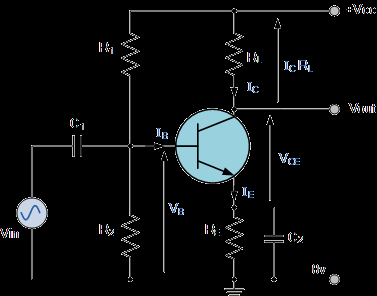
#> input picture random_images_for_test/3.webp, 377 x 296 px
$ python -i preprocess.py   (imports and definitions only)
#> lines starting #> are read from the running program, lines starting #| are printed output that depends on the picture; after the words box and inside, x2 and y2 are one past the last pixel; in counts of white or black regions, pixels touching at a corner belong together
#> further down, picture is the input picture: shape (296, 377, 3); mean B, G, R 15.8, 15.1, 13
"""
wire_tracer/preprocess.py — Dual-Path Image Binarization
=========================================================
Converts a BGR circuit image to a clean binary wire mask using a
dual-path strategy validated on hand-drawn circuit images:

    Path A — Adaptive Gaussian Threshold
        Handles non-uniform illumination (shadows, pencil fading).

    Path B — Canny Edge Detection
        Catches faint strokes the adaptive threshold may miss.

Both paths are OR-merged, then repaired with a morphological close
to seal pen-skip gaps.
"""
import logging
import cv2
import numpy as np

logger = logging.getLogger("wire_tracer")


def preprocess_image(
    image_bgr: np.ndarray,
    blur_ksize: int = 5,
    adaptive_block_size: int = 15,
    adaptive_c: int = 8,
    morph_close_ksize: int = 7,
    morph_close_iterations: int = 1,
    min_blob_area: int = 20,
    # Canny edge detection (Path B)
    canny_low: int = 50,
    canny_high: int = 150,
    canny_blur_ksize: int = 9,
) -> np.ndarray:
    """
    Convert a BGR circuit image to a clean binary wire mask.

    Dual-path binarization pipeline:
        1. Convert to grayscale
        2. PATH A: Adaptive Gaussian threshold (handles uneven lighting)
        3. PATH B: Canny edge detection (catches faint pen strokes)
        4. OR-merge both paths
        5. Morphological CLOSE (bridges small gaps in hand-drawn lines)
        6. Small blob removal

    Returns:
        binary: np.ndarray, shape (H, W), dtype uint8, values in {0, 255}
    """
#> called with blur_ksize = 5, adaptive_block_size = 15, adaptive_c = 8, morph_close_ksize = 7, morph_close_iterations = 1, min_blob_area = 20, canny_low = 50, canny_high = 150
    if not isinstance(image_bgr, np.ndarray):
        raise ValueError("Input image must be a numpy array.")

    if image_bgr.size == 0:
        raise ValueError("Input image is empty.")

    # Check if image is already grayscale
    if len(image_bgr.shape) == 3 and image_bgr.shape[2] == 3:
        gray = cv2.cvtColor(image_bgr, cv2.COLOR_BGR2GRAY)
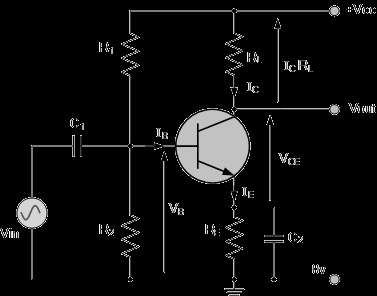
#> gray: shape (296, 377); min 0, max 254, mean 14.5
    elif len(image_bgr.shape) == 2:
        gray = image_bgr.copy()
    else:
        raise ValueError(f"Unsupported image shape: {image_bgr.shape}. Expected (H, W, 3) or (H, W).")

    h, w = gray.shape
#> h = 296; w = 377
    if h == 0 or w == 0:
        raise ValueError("Image has zero height or width.")

    if adaptive_block_size % 2 == 0:
        logger.warning(f"adaptive_block_size {adaptive_block_size} is even. Incrementing by 1.")
        adaptive_block_size += 1

    # Guard against image being smaller than block size
    if w < adaptive_block_size or h < adaptive_block_size:
        new_size = min(w, h)
        if new_size % 2 == 0:
            new_size -= 1
        if new_size < 3:
            raise ValueError(f"Image too small ({w}x{h}) for adaptive thresholding.")
        logger.warning(f"Image smaller than adaptive_block_size {adaptive_block_size}. Reducing to {new_size}.")
        adaptive_block_size = new_size

    # Check for uniform images (solid color)
    if np.all(gray == gray[0, 0]):
        return np.zeros_like(gray)

    # =========================================
    # PATH A — Adaptive Gaussian Threshold
    #   THRESH_BINARY_INV: dark ink → white px
    # =========================================
    _blur_a = blur_ksize if blur_ksize % 2 == 1 else blur_ksize + 1
    _blur_a = max(1, _blur_a)

    blurred_a = cv2.GaussianBlur(gray, (_blur_a, _blur_a), 0) if _blur_a > 1 else gray

    adapt_map = cv2.adaptiveThreshold(
        blurred_a,
        255,
        cv2.ADAPTIVE_THRESH_GAUSSIAN_C,
        cv2.THRESH_BINARY_INV,
        adaptive_block_size,
        adaptive_c
    )
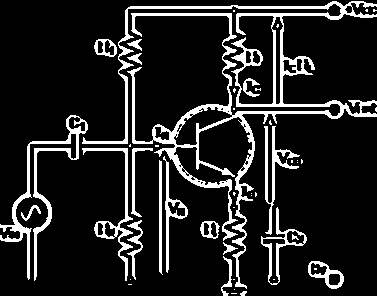
#> adapt_map: shape (296, 377); 13.3% white; 47 white regions (27 under 20 px), largest, box (x1, y1, x2, y2) and area: (82, 1, 377, 289) 8011, (0, 115, 88, 281) 1802, (82, 148, 133, 281) 847

    # =========================================
    # PATH B — Canny Edge Detection
    #   Heavier blur suppresses paper texture.
    # =========================================
    _blur_b = canny_blur_ksize if canny_blur_ksize % 2 == 1 else canny_blur_ksize + 1
    _blur_b = max(1, _blur_b)

    blurred_b = cv2.GaussianBlur(gray, (_blur_b, _blur_b), 0)
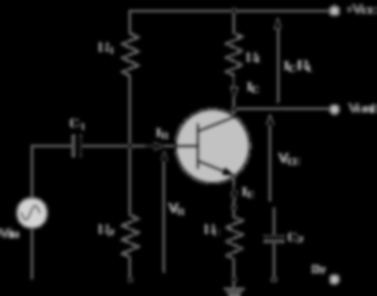
#> blurred_b: shape (296, 377); min 0, max 212, mean 14.5
    canny_map = cv2.Canny(blurred_b, canny_low, canny_high)
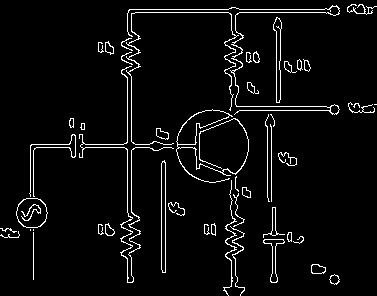
#> canny_map: shape (296, 377); 4.6% white in thin lines or dots

    # =========================================
    # MERGE + REPAIR
    # =========================================
    merged = cv2.bitwise_or(adapt_map, canny_map)
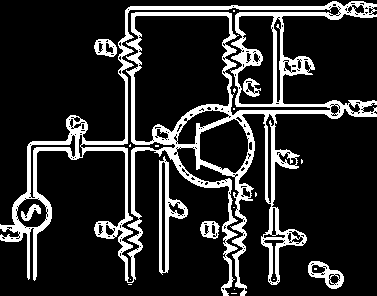
#> merged: shape (296, 377); 16.7% white; 21 white regions (14 under 20 px), largest, box (x1, y1, x2, y2) and area: (0, 1, 377, 296) 16332, (159, 156, 188, 275) 1001, (308, 261, 344, 289) 411

    if morph_close_ksize > 0 and morph_close_iterations > 0:
        kernel = cv2.getStructuringElement(cv2.MORPH_ELLIPSE, (morph_close_ksize, morph_close_ksize))
        binary = cv2.morphologyEx(merged, cv2.MORPH_CLOSE, kernel, iterations=morph_close_iterations)
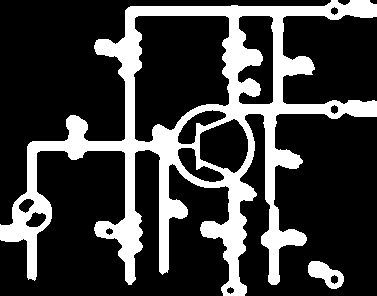
#> binary: shape (296, 377); 23.5% white; 2 white regions, box (x1, y1, x2, y2) and area: (0, 0, 377, 296) 25654, (308, 261, 344, 289) 549
    else:
        binary = merged

    # Small blob removal
    if min_blob_area > 1:
        num_labels, labels, stats, centroids = cv2.connectedComponentsWithStats(binary, connectivity=8)
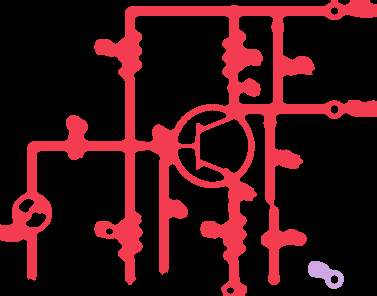
#> labels: shape (296, 377) int32; 3 distinct labels, from 0 to 2; one colour per label, 0 black
#> num_labels = 3; stats = [[0, 0, 377, 296, 85389], [0, 0, 377, 296, 25654], [308, 261, 36, 28, 549]]; centroids = [[185, 148.6], [195.1, 141.1], [324.9, 273.4]]
        areas = stats[:, cv2.CC_STAT_AREA]
#> areas = [85389, 25654, 549]
        small_labels = np.where((areas < min_blob_area) & (np.arange(num_labels) > 0))[0]
#> small_labels = empty array

        if len(small_labels) > 0:
            mask_to_remove = np.isin(labels, small_labels)
            binary[mask_to_remove] = 0

    return binary

>>> import cv2
>>> picture = cv2.imread('../../../random_images_for_test/3.webp')
>>> result = preprocess_image(picture)
